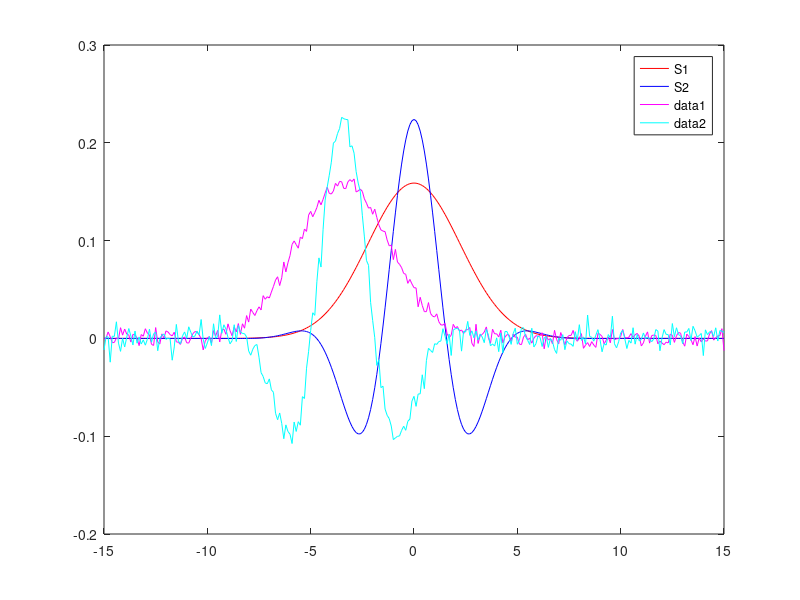
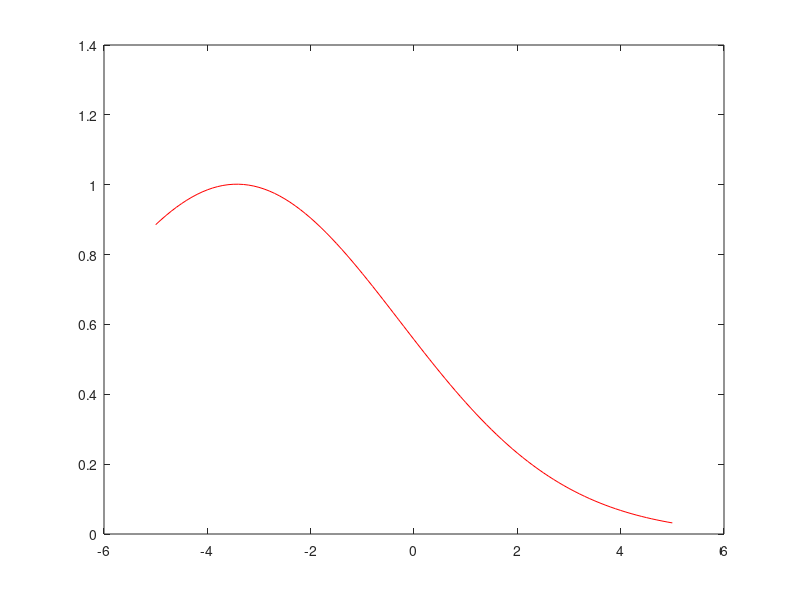

Source code (MATLAB) for these figures, in order:
clear all
close all


T_s = 0.1;
T_range = [-15:T_s:15];
s1 = exp(-0.1*T_range.^2);
s2 = exp(-0.1*T_range.^2).*cos(T_range);

% Compute the energy
E1 = sum(abs(s1.^2));
E2 = sum(abs(s2.^2));

% Normalized signals => signal energy =1
s1 = s1/sqrt(E1);
s2 = s2/sqrt(E2);

% SNR
SNR = 30;
sigma2 = 10^(-SNR/10);

% Random time diff calc
T = -5 + 10*rand(1);

%% a)
% s2 is better because of greater derivate which is looked for in CRB
% See (3.14) in kay I
figure(1)
plot (T_range,s1,'r')
hold on
plot (T_range,s2,'b')
legend("S1","S2")

% Lägger till brus
x1 = exp(-0.1*(T_range-T).^2) + sqrt(sigma2)*randn(1,length(T_range));
x2 = exp(-0.1*(T_range-T).^2).*cos(T_range-T) + sqrt(sigma2)*randn(1,length(T_range));

x1 = x1/sqrt(E1);
x2 = x2/sqrt(E2);
figure(1)
plot(T_range,x1,'m')
plot(T_range,x2,'c')
hold off
%%

T_search = -5:T_s:5;
T_hat_metric = zeros(1,length(T_search));

for i = 1:1:length(T_search)
    t = T_search(i);
    intermidiate = 1/sqrt(E1)*exp(-0.1*(T_range-t).^2);
    T_hat_metric(i) = sum(x1.*intermidiate);
end

figure(3)
plot(T_search,T_hat_metric,'r')
[max, max_t_index] = max(T_hat_metric);
T_search(max_t_index)




